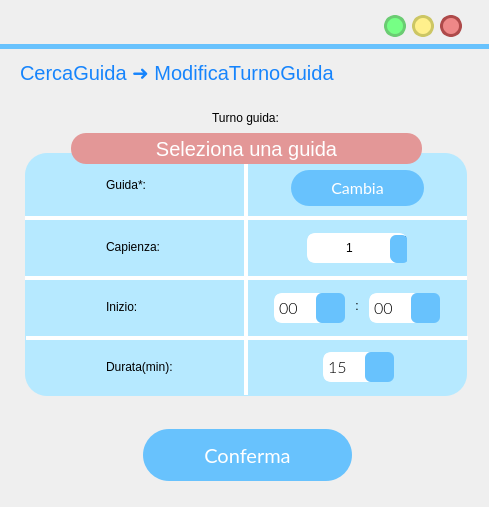
<?xml version="1.0" encoding="UTF-8"?>
<ui version="4.0">
 <class>MainWindow</class>
 <widget class="QMainWindow" name="MainWindow">
  <property name="geometry">
   <rect>
    <x>0</x>
    <y>0</y>
    <width>489</width>
    <height>507</height>
   </rect>
  </property>
  <property name="windowTitle">
   <string>MainWindow</string>
  </property>
  <property name="styleSheet">
   <string notr="true"/>
  </property>
  <widget class="QWidget" name="centralwidget">
   <widget class="QLabel" name="label">
    <property name="geometry">
     <rect>
      <x>0</x>
      <y>44</y>
      <width>641</width>
      <height>5</height>
     </rect>
    </property>
    <property name="styleSheet">
     <string notr="true">background-color:rgb(104, 194, 253);</string>
    </property>
    <property name="text">
     <string/>
    </property>
   </widget>
   <widget class="QPushButton" name="reduceButton">
    <property name="geometry">
     <rect>
      <x>384</x>
      <y>15</y>
      <width>22</width>
      <height>22</height>
     </rect>
    </property>
    <property name="sizePolicy">
     <sizepolicy hsizetype="Fixed" vsizetype="Fixed">
      <horstretch>0</horstretch>
      <verstretch>0</verstretch>
     </sizepolicy>
    </property>
    <property name="minimumSize">
     <size>
      <width>22</width>
      <height>22</height>
     </size>
    </property>
    <property name="maximumSize">
     <size>
      <width>24</width>
      <height>24</height>
     </size>
    </property>
    <property name="cursor">
     <cursorShape>PointingHandCursor</cursorShape>
    </property>
    <property name="styleSheet">
     <string notr="true">QPushButton{
 background-color:#76ff85;
 border-style: solid;
 border-radius:11px;
font: 18pt &quot;Candara&quot;;
border-color:#6bcc73;
border-width:3;
}

QPushButton::pressed{
	background-color : white;
	border-color:#6bcc73;
	border-width:3;
}
</string>
    </property>
    <property name="text">
     <string/>
    </property>
   </widget>
   <widget class="QPushButton" name="exitButton">
    <property name="geometry">
     <rect>
      <x>440</x>
      <y>15</y>
      <width>22</width>
      <height>22</height>
     </rect>
    </property>
    <property name="sizePolicy">
     <sizepolicy hsizetype="Fixed" vsizetype="Fixed">
      <horstretch>0</horstretch>
      <verstretch>0</verstretch>
     </sizepolicy>
    </property>
    <property name="minimumSize">
     <size>
      <width>22</width>
      <height>22</height>
     </size>
    </property>
    <property name="maximumSize">
     <size>
      <width>24</width>
      <height>24</height>
     </size>
    </property>
    <property name="cursor">
     <cursorShape>PointingHandCursor</cursorShape>
    </property>
    <property name="styleSheet">
     <string notr="true">QPushButton{
 background-color:#ee8888;
 border-style: solid;
 border-radius:11px;
font: 18pt &quot;Candara&quot;;
border-color:#ae4a4a;
border-width:3;
}

QPushButton::pressed{
	background-color : white;
	border-color:#ae4a4a;
	border-width:3;
}
</string>
    </property>
    <property name="text">
     <string/>
    </property>
   </widget>
   <widget class="QPushButton" name="maximizeButton">
    <property name="geometry">
     <rect>
      <x>412</x>
      <y>15</y>
      <width>22</width>
      <height>22</height>
     </rect>
    </property>
    <property name="sizePolicy">
     <sizepolicy hsizetype="Fixed" vsizetype="Fixed">
      <horstretch>0</horstretch>
      <verstretch>0</verstretch>
     </sizepolicy>
    </property>
    <property name="minimumSize">
     <size>
      <width>20</width>
      <height>20</height>
     </size>
    </property>
    <property name="maximumSize">
     <size>
      <width>24</width>
      <height>24</height>
     </size>
    </property>
    <property name="cursor">
     <cursorShape>PointingHandCursor</cursorShape>
    </property>
    <property name="styleSheet">
     <string notr="true">QPushButton{
 background-color:#fff08c	;
 border-style: solid;
 border-radius:11px;
font: 18pt &quot;Candara&quot;;
border-color:#ccc664;
border-width:3;
}

QPushButton::pressed{
	background-color : white;
	border-color:#ccc664;
	border-width:3;
}
</string>
    </property>
    <property name="text">
     <string/>
    </property>
   </widget>
   <widget class="QLabel" name="previousButton">
    <property name="geometry">
     <rect>
      <x>424</x>
      <y>57</y>
      <width>36</width>
      <height>36</height>
     </rect>
    </property>
    <property name="font">
     <font>
      <family>Lato Light</family>
      <pointsize>18</pointsize>
      <weight>50</weight>
      <italic>false</italic>
      <bold>false</bold>
     </font>
    </property>
    <property name="cursor">
     <cursorShape>PointingHandCursor</cursorShape>
    </property>
    <property name="autoFillBackground">
     <bool>false</bool>
    </property>
    <property name="styleSheet">
     <string notr="true">background-color: rgba(255, 255, 255,0);</string>
    </property>
    <property name="text">
     <string/>
    </property>
    <property name="pixmap">
     <pixmap>res/arrow_back_FILL1_wght700_GRAD200_opsz48_risultato.png</pixmap>
    </property>
    <property name="scaledContents">
     <bool>true</bool>
    </property>
   </widget>
   <widget class="QLabel" name="titoloLabel">
    <property name="geometry">
     <rect>
      <x>20</x>
      <y>57</y>
      <width>371</width>
      <height>31</height>
     </rect>
    </property>
    <property name="styleSheet">
     <string notr="true">font-size: 20px;
text-align: left;
background-color: rgba(255, 255, 255,0);
color: #1684FC;
font: 14pt &quot;Lato&quot;;</string>
    </property>
    <property name="text">
     <string>CercaGuida ➜ ModificaTurnoGuida</string>
    </property>
   </widget>
   <widget class="QLabel" name="label_2">
    <property name="geometry">
     <rect>
      <x>25</x>
      <y>153</y>
      <width>442</width>
      <height>243</height>
     </rect>
    </property>
    <property name="styleSheet">
     <string notr="true">left: 790px;
top: 159px;
width: 437px;
height: 650px;
line-height: 20px;
border-radius: 22px;
background-color: rgba(182, 233, 255, 255);
text-align: center;</string>
    </property>
    <property name="text">
     <string/>
    </property>
   </widget>
   <widget class="QLabel" name="label_8">
    <property name="geometry">
     <rect>
      <x>106</x>
      <y>236</y>
      <width>81</width>
      <height>22</height>
     </rect>
    </property>
    <property name="styleSheet">
     <string notr="true">left: 790px;
top: 159px;
width: 437px;
height: 650px;
line-height: 20px;
border-radius: 22px;
background-color: rgba(182, 233, 255, 255);
text-align: center;
font-size: 18px &quot;Lato light&quot;</string>
    </property>
    <property name="text">
     <string>Capienza:</string>
    </property>
    <property name="textFormat">
     <enum>Qt::AutoText</enum>
    </property>
    <property name="scaledContents">
     <bool>true</bool>
    </property>
    <property name="margin">
     <number>0</number>
    </property>
   </widget>
   <widget class="QLabel" name="label_5">
    <property name="geometry">
     <rect>
      <x>25</x>
      <y>216</y>
      <width>442</width>
      <height>4</height>
     </rect>
    </property>
    <property name="sizePolicy">
     <sizepolicy hsizetype="Fixed" vsizetype="Fixed">
      <horstretch>0</horstretch>
      <verstretch>0</verstretch>
     </sizepolicy>
    </property>
    <property name="styleSheet">
     <string notr="true">width: 314px;
height: 180px;
border-radius: 0;
background-color: rgb(255, 255, 255);
text-align: center;</string>
    </property>
    <property name="text">
     <string/>
    </property>
    <property name="scaledContents">
     <bool>true</bool>
    </property>
    <property name="alignment">
     <set>Qt::AlignCenter</set>
    </property>
    <property name="margin">
     <number>10</number>
    </property>
    <property name="indent">
     <number>0</number>
    </property>
   </widget>
   <widget class="QLabel" name="label_7">
    <property name="geometry">
     <rect>
      <x>244</x>
      <y>156</y>
      <width>4</width>
      <height>239</height>
     </rect>
    </property>
    <property name="sizePolicy">
     <sizepolicy hsizetype="Fixed" vsizetype="Fixed">
      <horstretch>0</horstretch>
      <verstretch>0</verstretch>
     </sizepolicy>
    </property>
    <property name="styleSheet">
     <string notr="true">width: 314px;
height: 180px;
border-radius: 0;
background-color: rgb(255, 255, 255);
text-align: center;</string>
    </property>
    <property name="text">
     <string/>
    </property>
    <property name="scaledContents">
     <bool>true</bool>
    </property>
    <property name="alignment">
     <set>Qt::AlignCenter</set>
    </property>
    <property name="margin">
     <number>10</number>
    </property>
    <property name="indent">
     <number>0</number>
    </property>
   </widget>
   <widget class="QLabel" name="label_6">
    <property name="geometry">
     <rect>
      <x>25</x>
      <y>276</y>
      <width>442</width>
      <height>4</height>
     </rect>
    </property>
    <property name="sizePolicy">
     <sizepolicy hsizetype="Fixed" vsizetype="Fixed">
      <horstretch>0</horstretch>
      <verstretch>0</verstretch>
     </sizepolicy>
    </property>
    <property name="styleSheet">
     <string notr="true">width: 314px;
height: 180px;
border-radius: 0;
background-color: rgb(255, 255, 255);
text-align: center;</string>
    </property>
    <property name="text">
     <string/>
    </property>
    <property name="scaledContents">
     <bool>true</bool>
    </property>
    <property name="alignment">
     <set>Qt::AlignCenter</set>
    </property>
    <property name="margin">
     <number>10</number>
    </property>
    <property name="indent">
     <number>0</number>
    </property>
   </widget>
   <widget class="QLabel" name="label_12">
    <property name="geometry">
     <rect>
      <x>106</x>
      <y>296</y>
      <width>91</width>
      <height>22</height>
     </rect>
    </property>
    <property name="styleSheet">
     <string notr="true">left: 790px;
top: 159px;
width: 437px;
height: 650px;
line-height: 20px;
border-radius: 22px;
background-color: rgba(182, 233, 255, 255);
text-align: center;
font-size: 18px &quot;Lato light&quot;</string>
    </property>
    <property name="text">
     <string>Inizio:</string>
    </property>
    <property name="textFormat">
     <enum>Qt::AutoText</enum>
    </property>
    <property name="scaledContents">
     <bool>true</bool>
    </property>
    <property name="margin">
     <number>0</number>
    </property>
   </widget>
   <widget class="QLabel" name="label_3">
    <property name="geometry">
     <rect>
      <x>106</x>
      <y>174</y>
      <width>58</width>
      <height>22</height>
     </rect>
    </property>
    <property name="styleSheet">
     <string notr="true">left: 790px;
top: 159px;
width: 437px;
height: 650px;
line-height: 20px;
border-radius: 22px;
background-color: rgba(182, 233, 255, 255);
text-align: center;
font-size: 18px &quot;Lato light&quot;</string>
    </property>
    <property name="text">
     <string>Guida*:</string>
    </property>
    <property name="textFormat">
     <enum>Qt::AutoText</enum>
    </property>
    <property name="scaledContents">
     <bool>true</bool>
    </property>
    <property name="margin">
     <number>0</number>
    </property>
   </widget>
   <widget class="QLabel" name="label_4">
    <property name="geometry">
     <rect>
      <x>10</x>
      <y>93</y>
      <width>471</width>
      <height>51</height>
     </rect>
    </property>
    <property name="styleSheet">
     <string notr="true">QLabel{
font: 25 18pt &quot;Lato Light&quot;;
background-color: rgba(255, 255, 255,0);
}</string>
    </property>
    <property name="text">
     <string>&lt;html&gt;&lt;head/&gt;&lt;body&gt;&lt;p align=&quot;center&quot;&gt;Turno guida:&lt;/p&gt;&lt;/body&gt;&lt;/html&gt;</string>
    </property>
   </widget>
   <widget class="QLabel" name="label_9">
    <property name="geometry">
     <rect>
      <x>26</x>
      <y>336</y>
      <width>442</width>
      <height>4</height>
     </rect>
    </property>
    <property name="sizePolicy">
     <sizepolicy hsizetype="Fixed" vsizetype="Fixed">
      <horstretch>0</horstretch>
      <verstretch>0</verstretch>
     </sizepolicy>
    </property>
    <property name="styleSheet">
     <string notr="true">width: 314px;
height: 180px;
border-radius: 0;
background-color: rgb(255, 255, 255);
text-align: center;</string>
    </property>
    <property name="text">
     <string/>
    </property>
    <property name="scaledContents">
     <bool>true</bool>
    </property>
    <property name="alignment">
     <set>Qt::AlignCenter</set>
    </property>
    <property name="margin">
     <number>10</number>
    </property>
    <property name="indent">
     <number>0</number>
    </property>
   </widget>
   <widget class="QLabel" name="label_13">
    <property name="geometry">
     <rect>
      <x>106</x>
      <y>356</y>
      <width>111</width>
      <height>22</height>
     </rect>
    </property>
    <property name="styleSheet">
     <string notr="true">left: 790px;
top: 159px;
width: 437px;
height: 650px;
line-height: 20px;
border-radius: 22px;
background-color: rgba(182, 233, 255, 255);
text-align: center;
font-size: 18px &quot;Lato light&quot;</string>
    </property>
    <property name="text">
     <string>Durata(min):</string>
    </property>
    <property name="textFormat">
     <enum>Qt::AutoText</enum>
    </property>
    <property name="scaledContents">
     <bool>true</bool>
    </property>
    <property name="margin">
     <number>0</number>
    </property>
   </widget>
   <widget class="QLabel" name="label_10">
    <property name="geometry">
     <rect>
      <x>46</x>
      <y>172</y>
      <width>34</width>
      <height>34</height>
     </rect>
    </property>
    <property name="font">
     <font>
      <family>Lato Light</family>
      <pointsize>18</pointsize>
      <weight>50</weight>
      <italic>false</italic>
      <bold>false</bold>
     </font>
    </property>
    <property name="styleSheet">
     <string notr="true">QLabel{
left: 679px;
top: 140px;
width: 38px;
height: 38px;
border-radius: 33px;
background-color: rgba(173, 237, 255, 0);
}</string>
    </property>
    <property name="text">
     <string/>
    </property>
    <property name="pixmap">
     <pixmap>res/theater_comedy_FILL1_wght500_GRAD200_opsz48_risultato.png</pixmap>
    </property>
    <property name="scaledContents">
     <bool>true</bool>
    </property>
    <property name="margin">
     <number>0</number>
    </property>
   </widget>
   <widget class="QLabel" name="label_11">
    <property name="geometry">
     <rect>
      <x>46</x>
      <y>232</y>
      <width>34</width>
      <height>34</height>
     </rect>
    </property>
    <property name="font">
     <font>
      <family>Lato Light</family>
      <pointsize>18</pointsize>
      <weight>50</weight>
      <italic>false</italic>
      <bold>false</bold>
     </font>
    </property>
    <property name="styleSheet">
     <string notr="true">QLabel{
left: 679px;
top: 140px;
width: 38px;
height: 38px;
border-radius: 33px;
background-color: rgba(173, 237, 255, 0);
}</string>
    </property>
    <property name="text">
     <string/>
    </property>
    <property name="pixmap">
     <pixmap>res/group_FILL1_wght600_GRAD200_opsz48_risultato.png</pixmap>
    </property>
    <property name="scaledContents">
     <bool>true</bool>
    </property>
    <property name="margin">
     <number>0</number>
    </property>
   </widget>
   <widget class="QLabel" name="label_14">
    <property name="geometry">
     <rect>
      <x>46</x>
      <y>292</y>
      <width>34</width>
      <height>34</height>
     </rect>
    </property>
    <property name="font">
     <font>
      <family>Lato Light</family>
      <pointsize>18</pointsize>
      <weight>50</weight>
      <italic>false</italic>
      <bold>false</bold>
     </font>
    </property>
    <property name="styleSheet">
     <string notr="true">QLabel{
left: 679px;
top: 140px;
width: 38px;
height: 38px;
border-radius: 33px;
background-color: rgba(173, 237, 255, 0);
}</string>
    </property>
    <property name="text">
     <string/>
    </property>
    <property name="pixmap">
     <pixmap>res/stairs_FILL1_wght600_GRAD200_opsz48_risultato.png</pixmap>
    </property>
    <property name="scaledContents">
     <bool>true</bool>
    </property>
    <property name="margin">
     <number>0</number>
    </property>
   </widget>
   <widget class="QLabel" name="label_15">
    <property name="geometry">
     <rect>
      <x>46</x>
      <y>352</y>
      <width>34</width>
      <height>34</height>
     </rect>
    </property>
    <property name="font">
     <font>
      <family>Lato Light</family>
      <pointsize>18</pointsize>
      <weight>50</weight>
      <italic>false</italic>
      <bold>false</bold>
     </font>
    </property>
    <property name="styleSheet">
     <string notr="true">QLabel{
left: 679px;
top: 140px;
width: 38px;
height: 38px;
border-radius: 33px;
background-color: rgba(173, 237, 255, 0);
}</string>
    </property>
    <property name="text">
     <string/>
    </property>
    <property name="pixmap">
     <pixmap>res/schedule_FILL1_wght600_GRAD200_opsz48_risultato.png</pixmap>
    </property>
    <property name="scaledContents">
     <bool>true</bool>
    </property>
    <property name="margin">
     <number>0</number>
    </property>
   </widget>
   <widget class="QPushButton" name="cambiaButton">
    <property name="geometry">
     <rect>
      <x>291</x>
      <y>170</y>
      <width>133</width>
      <height>36</height>
     </rect>
    </property>
    <property name="font">
     <font>
      <family>Lato</family>
      <pointsize>12</pointsize>
      <weight>50</weight>
      <italic>false</italic>
      <bold>false</bold>
     </font>
    </property>
    <property name="cursor">
     <cursorShape>PointingHandCursor</cursorShape>
    </property>
    <property name="autoFillBackground">
     <bool>false</bool>
    </property>
    <property name="styleSheet">
     <string notr="true">QPushButton{
 background-color:rgb(104, 194, 253);
 border-style: solid;
 border-radius:18px;
color: rgb(255, 255, 255);
font: 12pt &quot;Lato&quot;;
}

QPushButton::hover{


	border-color : rgb(15, 138, 204);
	color: white;
border-width:0;
}

QPushButton::pressed{
	border-color:rgb(104, 194, 253);
	border-width:2;
	background-color : white;
	color:rgb(104, 194, 253);
}
</string>
    </property>
    <property name="text">
     <string>Cambia</string>
    </property>
   </widget>
   <widget class="QComboBox" name="oreComboBox">
    <property name="geometry">
     <rect>
      <x>274</x>
      <y>293</y>
      <width>71</width>
      <height>30</height>
     </rect>
    </property>
    <property name="font">
     <font>
      <family>Lato Light</family>
      <pointsize>12</pointsize>
      <weight>50</weight>
      <italic>false</italic>
      <bold>false</bold>
      <strikeout>false</strikeout>
      <stylestrategy>PreferDefault</stylestrategy>
     </font>
    </property>
    <property name="toolTip">
     <string/>
    </property>
    <property name="styleSheet">
     <string notr="true">

QComboBox{
background:rgb(255, 255, 255);
border-radius:8px;
border-color:rgb(255, 255, 255);
border-style: solid;
text-align:center;
border-width:3;
}
QComboBox::focus{
background:rgb(255, 255, 255);
border-radius:8px;
border-color:rgb(104, 194, 253);
border-style: solid;
border-width:3;
}

QComboBox::down-arrow {
    image: url(:/icons/expand_more_FILL1_wght600_GRAD200_opsz48_risultato.png);

    width: 26px;
    height: 26px;
margin: 0px 0px 0px 0px
}

QComboBox::drop-down  {
	background-color:rgb(104, 194, 253);
border-radius:6px;
margin:-3px -3px -3px -10px;
    border: 0px; /* This seems to replace the whole arrow of the combo box */

}



/* VERTICAL SCROLLBAR */
 QScrollBar:vertical {
background-color:#fff9be;
	border: none;
    width: 14px;
    margin: 0px 0 0px 0;
	border-radius: 7px;
margin: 0px 0px 0px 0px;

 }

/*  HANDLE BAR VERTICAL */
QScrollBar::handle:vertical {	
	background-color:#68C2FD;
	min-height: 30px;	
	border-radius: 7px;

}
QScrollBar::handle:vertical:hover{	
	background-color:#A6E4FF;
}
QScrollBar::handle:vertical:pressed {	
	background-color: #5AA7D9;
}

/* BTN TOP - SCROLLBAR */
QScrollBar::sub-line:vertical {
	background-color: rgb(255, 255, 255);
	border-radius: 7px;
}
QScrollBar::sub-line:vertical:hover {	
	background-color:#68C2FD;
}
QScrollBar::sub-line:vertical:pressed {	
	background-color: #5AA7D9;
}

/* BTN BOTTOM - SCROLLBAR  */
QScrollBar::add-line:vertical {

	background-color: rgb(255, 255, 255);
	border-radius: 7px;

}
QScrollBar::add-line:vertical:hover {	
	background-color:rgb(255, 255, 255)
}
QScrollBar::add-line:vertical:pressed {	
	background-color:rgb(255, 255, 255)
}

/* RESET ARROW  */
QScrollBar::up-arrow:vertical, QScrollBar::down-arrow:vertical {
	background: none;
}
QScrollBar::add-page:vertical, QScrollBar::sub-page:vertical {
	background: none;
} 


/* HORIZONTAL SCROLLBAR - HOMEWORK */
QScrollBar:horizontal {
   
}
QScrollBar::handle:horizontal {
    
}
QScrollBar::add-line:horizontal {
    
}
QScrollBar::sub-line:horizontal {
    
}
QScrollBar::up-arrow:horizontal, QScrollBar::down-arrow:horizontal
{

}
QScrollBar::add-page:horizontal, QScrollBar::sub-page:horizontal
{

}
</string>
    </property>
    <property name="editable">
     <bool>false</bool>
    </property>
    <property name="currentText">
     <string>00</string>
    </property>
    <property name="iconSize">
     <size>
      <width>16</width>
      <height>16</height>
     </size>
    </property>
    <property name="frame">
     <bool>true</bool>
    </property>
    <item>
     <property name="text">
      <string>00</string>
     </property>
    </item>
    <item>
     <property name="text">
      <string>1</string>
     </property>
    </item>
    <item>
     <property name="text">
      <string>2</string>
     </property>
    </item>
    <item>
     <property name="text">
      <string>3</string>
     </property>
    </item>
    <item>
     <property name="text">
      <string>4</string>
     </property>
    </item>
    <item>
     <property name="text">
      <string>5</string>
     </property>
    </item>
    <item>
     <property name="text">
      <string>6</string>
     </property>
    </item>
    <item>
     <property name="text">
      <string>7</string>
     </property>
    </item>
    <item>
     <property name="text">
      <string>8</string>
     </property>
    </item>
    <item>
     <property name="text">
      <string>9</string>
     </property>
    </item>
    <item>
     <property name="text">
      <string>10</string>
     </property>
    </item>
    <item>
     <property name="text">
      <string>11</string>
     </property>
    </item>
    <item>
     <property name="text">
      <string>12</string>
     </property>
    </item>
    <item>
     <property name="text">
      <string>13</string>
     </property>
    </item>
    <item>
     <property name="text">
      <string>14</string>
     </property>
    </item>
    <item>
     <property name="text">
      <string>15</string>
     </property>
    </item>
    <item>
     <property name="text">
      <string>16</string>
     </property>
    </item>
    <item>
     <property name="text">
      <string>17</string>
     </property>
    </item>
    <item>
     <property name="text">
      <string>18</string>
     </property>
    </item>
    <item>
     <property name="text">
      <string>19</string>
     </property>
    </item>
    <item>
     <property name="text">
      <string>20</string>
     </property>
    </item>
    <item>
     <property name="text">
      <string>21</string>
     </property>
    </item>
    <item>
     <property name="text">
      <string>22</string>
     </property>
    </item>
    <item>
     <property name="text">
      <string>23</string>
     </property>
    </item>
   </widget>
   <widget class="QLabel" name="label_16">
    <property name="geometry">
     <rect>
      <x>347</x>
      <y>290</y>
      <width>20</width>
      <height>31</height>
     </rect>
    </property>
    <property name="styleSheet">
     <string notr="true">left: 790px;
top: 159px;
width: 437px;
height: 650px;
line-height: 20px;
border-radius: 22px;
background-color: rgba(182, 233, 255, 255);
text-align: center;</string>
    </property>
    <property name="text">
     <string>:</string>
    </property>
    <property name="alignment">
     <set>Qt::AlignCenter</set>
    </property>
   </widget>
   <widget class="QComboBox" name="minutiComboBox">
    <property name="geometry">
     <rect>
      <x>369</x>
      <y>293</y>
      <width>71</width>
      <height>30</height>
     </rect>
    </property>
    <property name="font">
     <font>
      <family>Lato Light</family>
      <pointsize>12</pointsize>
      <weight>50</weight>
      <italic>false</italic>
      <bold>false</bold>
      <strikeout>false</strikeout>
      <stylestrategy>PreferDefault</stylestrategy>
     </font>
    </property>
    <property name="toolTip">
     <string/>
    </property>
    <property name="styleSheet">
     <string notr="true">

QComboBox{
background:rgb(255, 255, 255);
border-radius:8px;
border-color:rgb(255, 255, 255);
border-style: solid;
text-align:center;
border-width:3;
}
QComboBox::focus{
background:rgb(255, 255, 255);
border-radius:8px;
border-color:rgb(104, 194, 253);
border-style: solid;
border-width:3;
}

QComboBox::down-arrow {
    image: url(:/icons/expand_more_FILL1_wght600_GRAD200_opsz48_risultato.png);

    width: 26px;
    height: 26px;
margin: 0px 0px 0px 0px
}

QComboBox::drop-down  {
	background-color:rgb(104, 194, 253);
border-radius:6px;
margin:-3px -3px -3px -10px;
    border: 0px; /* This seems to replace the whole arrow of the combo box */

}
</string>
    </property>
    <property name="editable">
     <bool>false</bool>
    </property>
    <property name="currentText">
     <string>00</string>
    </property>
    <property name="iconSize">
     <size>
      <width>16</width>
      <height>16</height>
     </size>
    </property>
    <property name="frame">
     <bool>true</bool>
    </property>
    <item>
     <property name="text">
      <string>00</string>
     </property>
    </item>
    <item>
     <property name="text">
      <string>15</string>
     </property>
    </item>
    <item>
     <property name="text">
      <string>30</string>
     </property>
    </item>
    <item>
     <property name="text">
      <string>45</string>
     </property>
    </item>
   </widget>
   <widget class="QComboBox" name="durataComboBox">
    <property name="geometry">
     <rect>
      <x>323</x>
      <y>352</y>
      <width>71</width>
      <height>30</height>
     </rect>
    </property>
    <property name="font">
     <font>
      <family>Lato Light</family>
      <pointsize>12</pointsize>
      <weight>50</weight>
      <italic>false</italic>
      <bold>false</bold>
      <strikeout>false</strikeout>
      <stylestrategy>PreferDefault</stylestrategy>
     </font>
    </property>
    <property name="toolTip">
     <string/>
    </property>
    <property name="styleSheet">
     <string notr="true">

QComboBox{
background:rgb(255, 255, 255);
border-radius:8px;
border-color:rgb(255, 255, 255);
border-style: solid;
text-align:center;
border-width:3;
}
QComboBox::focus{
background:rgb(255, 255, 255);
border-radius:8px;
border-color:rgb(104, 194, 253);
border-style: solid;
border-width:3;
}

QComboBox::down-arrow {
    image: url(:/icons/expand_more_FILL1_wght600_GRAD200_opsz48_risultato.png);
    width: 26px;
    height: 26px;
margin: 0px 0px 0px 0px
}

QComboBox::drop-down  {
	background-color:rgb(104, 194, 253);
border-radius:6px;
margin:-3px -3px -3px -10px;
    border: 0px; /* This seems to replace the whole arrow of the combo box */

}
</string>
    </property>
    <property name="editable">
     <bool>false</bool>
    </property>
    <property name="currentText">
     <string>15</string>
    </property>
    <property name="iconSize">
     <size>
      <width>16</width>
      <height>16</height>
     </size>
    </property>
    <property name="frame">
     <bool>true</bool>
    </property>
    <item>
     <property name="text">
      <string>15</string>
     </property>
    </item>
    <item>
     <property name="text">
      <string>30</string>
     </property>
    </item>
    <item>
     <property name="text">
      <string>45</string>
     </property>
    </item>
    <item>
     <property name="text">
      <string>60</string>
     </property>
    </item>
    <item>
     <property name="text">
      <string>75</string>
     </property>
    </item>
    <item>
     <property name="text">
      <string>90</string>
     </property>
    </item>
   </widget>
   <widget class="QSpinBox" name="capienzaSpinBox">
    <property name="geometry">
     <rect>
      <x>307</x>
      <y>233</y>
      <width>100</width>
      <height>30</height>
     </rect>
    </property>
    <property name="styleSheet">
     <string notr="true">QSpinBox{
background:rgb(255, 255, 255);
border-radius:8px;
border-color:rgb(255, 255, 255);
border-style: solid;
text-align:center;
border-width:3;
}

QSpinBox::focus{
background:rgb(255, 255, 255);
border-radius:8px;
border-color:rgb(104, 194, 253);
border-style: solid;
border-width:3;
}


QSpinBox::down-arrow {
    image: url(:/icons/expand_more_FILL1_wght600_GRAD200_opsz48_risultato.png);
background-color:rgb(104, 194, 253);
	width: 26px;
    height: 26px;
	margin: 0px 0px 0px 0px
}
	
QSpinBox::up-arrow {
    image: url(:/icons/keyboard_arrow_up_FILL1_wght600_GRAD200_opsz48_risultato.png);
}

QSpinBox::down-arrow  {
	background-color:rgb(104, 194, 253);
border-bottom-left-radius: 6px;
border-bottom-right-radius: 6px;
	margin:-2px -7px -3px -6px;

    border: 0px; /* This seems to replace the whole arrow of the combo box */
}

QSpinBox::up-arrow  {
	background-color:rgb(104, 194, 253);
border-top-left-radius: 6px;
border-top-right-radius: 6px;
	margin:-2px -7px -3px -6px;
    border: 0px; /* This seems to replace the whole arrow of the combo box */}

QSpinBox::up-arrow::pressed{
	border-color:rgb(104, 194, 253);
	border-width:2;
	background-color : white;
	color:rgb(104, 194, 253);
}

QSpinBox::down-arrow::pressed{
	border-color:rgb(104, 194, 253);
	border-width:4;
	background-color : white;
	color:rgb(104, 194, 253);
}</string>
    </property>
    <property name="wrapping">
     <bool>false</bool>
    </property>
    <property name="alignment">
     <set>Qt::AlignCenter</set>
    </property>
    <property name="buttonSymbols">
     <enum>QAbstractSpinBox::UpDownArrows</enum>
    </property>
    <property name="minimum">
     <number>1</number>
    </property>
    <property name="maximum">
     <number>99</number>
    </property>
   </widget>
   <widget class="QPushButton" name="confermaButton">
    <property name="geometry">
     <rect>
      <x>143</x>
      <y>429</y>
      <width>209</width>
      <height>52</height>
     </rect>
    </property>
    <property name="font">
     <font>
      <family>Lato</family>
      <pointsize>15</pointsize>
      <weight>50</weight>
      <italic>false</italic>
      <bold>false</bold>
     </font>
    </property>
    <property name="cursor">
     <cursorShape>PointingHandCursor</cursorShape>
    </property>
    <property name="autoFillBackground">
     <bool>false</bool>
    </property>
    <property name="styleSheet">
     <string notr="true">QPushButton{
 background-color:rgb(104, 194, 253);
 border-style: solid;
 border-radius:26px;
color: rgb(255, 255, 255);
	font: 15pt &quot;Lato&quot;;
}

QPushButton::hover{
	border-color : rgb(15, 138, 204);
	color: white;
border-width:0;
}

QPushButton::pressed{
	border-color:rgb(104, 194, 253);
	border-width:4;
	background-color : white;
	color:rgb(104, 194, 253);
}
</string>
    </property>
    <property name="text">
     <string>Conferma</string>
    </property>
   </widget>
   <widget class="QLabel" name="errorLabel">
    <property name="enabled">
     <bool>true</bool>
    </property>
    <property name="geometry">
     <rect>
      <x>71</x>
      <y>133</y>
      <width>351</width>
      <height>31</height>
     </rect>
    </property>
    <property name="styleSheet">
     <string notr="true">QLabel{
font-size: 20px;
text-align: left;
 background-color:#e39797;
color: #FFFFFF;
font: 14pt &quot;Lato&quot;;
border-radius: 15;
}</string>
    </property>
    <property name="text">
     <string>Seleziona una guida</string>
    </property>
    <property name="alignment">
     <set>Qt::AlignCenter</set>
    </property>
   </widget>
  </widget>
 </widget>
 <tabstops>
  <tabstop>cambiaButton</tabstop>
  <tabstop>capienzaSpinBox</tabstop>
  <tabstop>oreComboBox</tabstop>
  <tabstop>minutiComboBox</tabstop>
  <tabstop>durataComboBox</tabstop>
  <tabstop>confermaButton</tabstop>
  <tabstop>maximizeButton</tabstop>
  <tabstop>exitButton</tabstop>
  <tabstop>reduceButton</tabstop>
 </tabstops>
 <resources>
  <include location="../../../AppData/Local/Temp/res.qrc"/>
  <include location="../../../AppData/Local/Temp/res/res.qrc"/>
 </resources>
 <connections/>
</ui>
